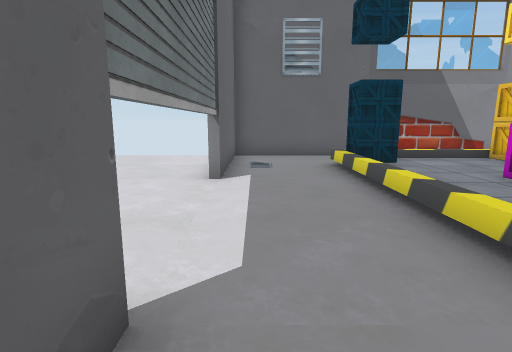
view 1 (above)

14 first-person views from a walk through a Unity game level. The camera is 1.2 m above the floor, tilts 10° down and sees 80° across. The floor is counted in squares, 1 m on a side. Each view is taken from the middle of a square. On the plan, view 1 faces up. The plan holds only what a view shows up to about 13 squares ahead; the rest is blank. The player is left out. Some surface patterns are stand-ins.

view 2
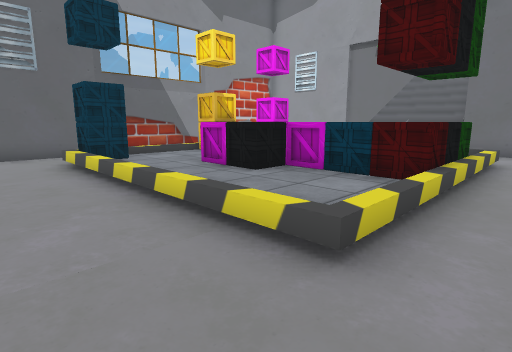

view 3
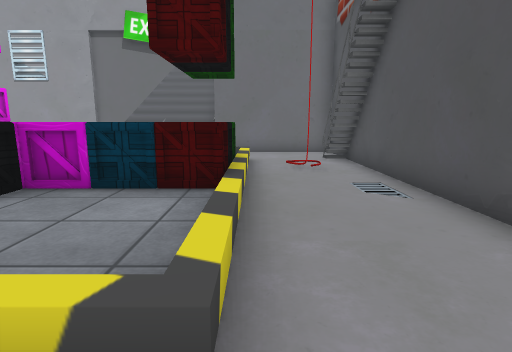

view 4
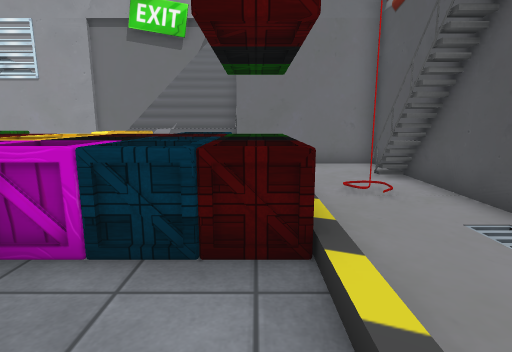

view 5
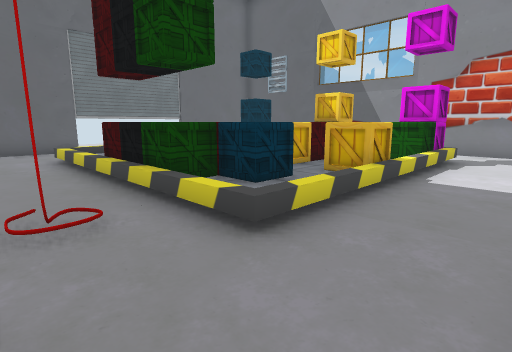

view 6
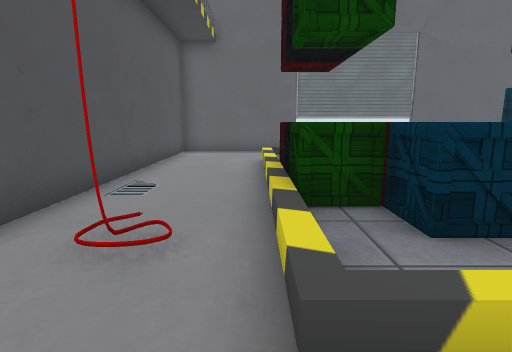

view 7
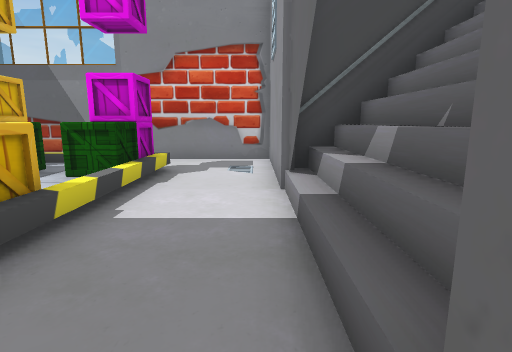

view 8
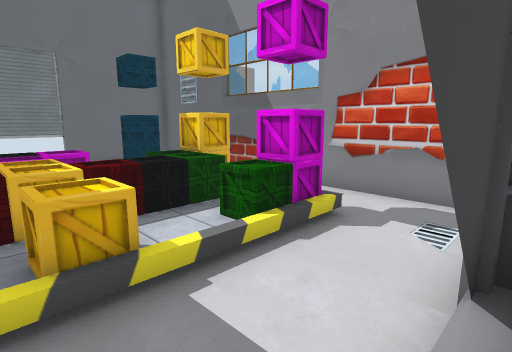

view 9
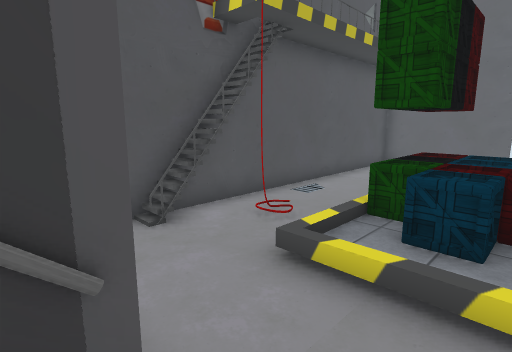

view 10
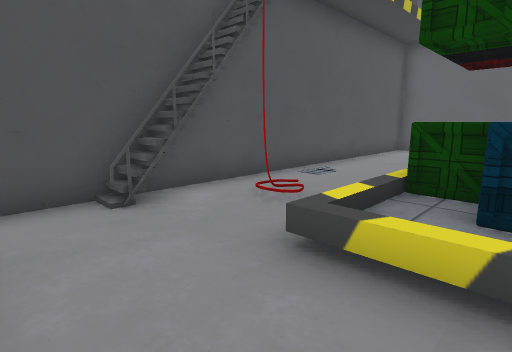

view 11
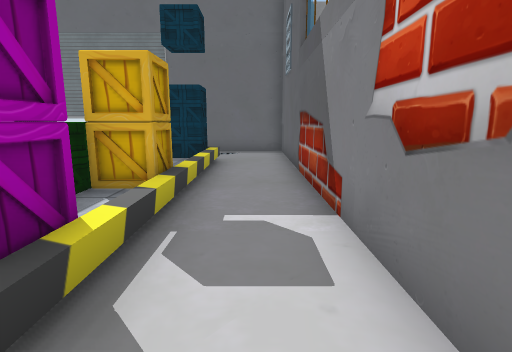

view 12
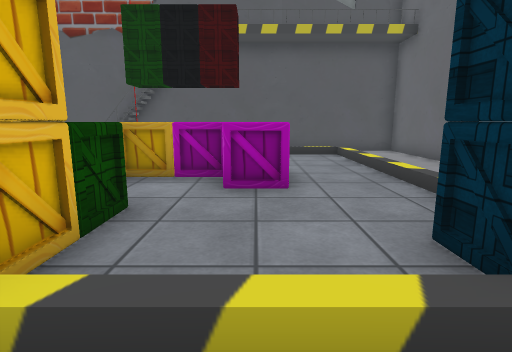

view 13
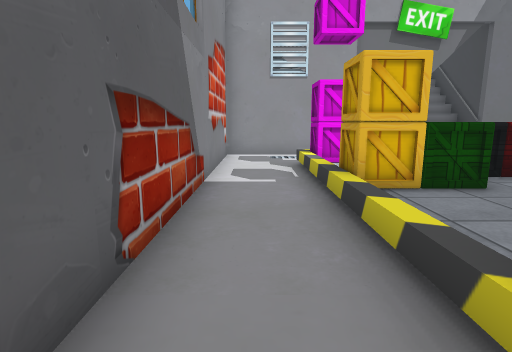

view 14
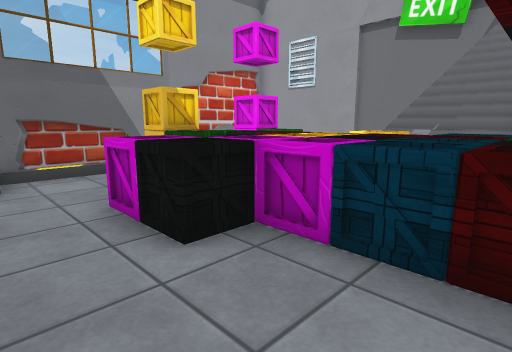

### Floor plan
Key: @ floor where view 1 was taken; # wall or solid block; . main floor; : floor 0.25 m higher than the main floor; / step, stairs or slope; = window, fence, low wall or low ledge; v drop or lower ground; T thing the floor can be seen under or through; O other object.
Columns run from 1 left of view 1 to 18 right of it. Each row starts with its distance up from view 1.
 11 ################
 10 #..............#
  9 #v.//////////..#
  8 #../O:::O::O/..#
  7 #../::::OO:O/..####
  6 #../:::::O::/..#///
  5 #../::O::O::/..=///
  4 #../::OOOO:O/../////
  3 #../:::OOO::/..////
  2 #../:::OOOO:/..=##
  1 #../:::OOO::/..##
  0 #@.//////////..#
 -1 #.........#....#
 -2 #..........TT..#
 -3 ################

Positions as (right, up) in squares from view 1, and headings:
1: (0, 0), facing up
2: (0, -1), facing up-right
3: (1, 0), facing right
4: (3, 1), facing right
5: (13, -2), facing up-left
6: (12, 0), facing left
7: (13, 1), facing up
8: (14, 3), facing up-left
9: (14, 3), facing down-left
10: (13, 2), facing down-left
11: (12, 10), facing left
12: (5, 10), facing down
13: (2, 10), facing right
14: (3, 1), facing up-right
